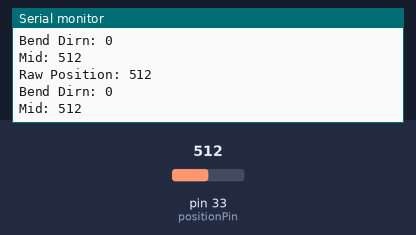
The sketch below on a simulated Teensy 4. Shown: the last lines printed to the serial monitor. The inputs (shaded band) are chosen by the test bench; at power-on: pin 33 (positionPin) = 512.

Above: at 1.2 s.
1.3 s: pin 33 (positionPin) set to 716
At 1.81 s:
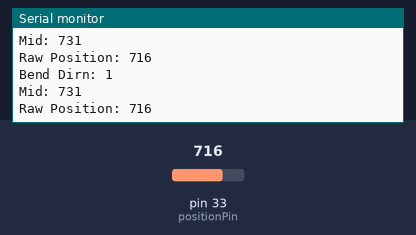
2.8 s: pin 33 (positionPin) set to 900
At 2.82 s:
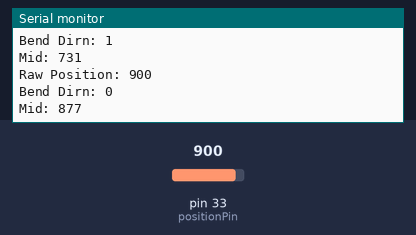
Timing chart, 0 to 5.8 s (numbered marks = the images above; inputs shaded):
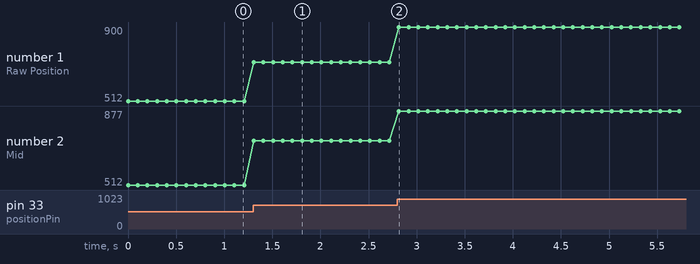

Measured:
- after the input at 1.3 s, the serial monitor: prints a new line at once (image 1)
- after the input at 2.8 s, the serial monitor: prints a new line at once (image 2)
- plotted number 1: 512 → 716 after the input at 1.3 s, 716 → 900 after the input at 2.8 s
- plotted number 2: 512 → 731 after the input at 1.3 s, 731 → 877 after the input at 2.8 s

The sketch:

gliss_test.ino
```cpp
const int positionPin = 33;
const int channel = 1;
const int noteMin = 36;
const int noteMax = 48;

const int pitchBendMin = 6144;
const int pitchBendDefault = 8192;
const int pitchBendMax = 10240;
const int positionMax = 1023;
const int positionMin = 0;
const int notePositions[15] = {0, 73, 146, 219, 292, 365, 438, 512, 585, 658, 731, 804, 877, 950, 1023};
const float positionStep = 1023/28.0;
//[73, 146, 219, 292, 365, 438, 512, 585, 658, 731, 804, 877, 950, 1023]
//[37, 110, 183, 256, 329, 402, 475, 548, 621, 694, 767, 840, 913, 986]

bool bendUp = false;
int rawPosition = 0;
int bend = pitchBendDefault;
int prevNote = 0;
int note = 0;

void setup() {
  Serial.begin(9600);
}

void loop() {
  rawPosition = analogRead(positionPin);
  note = map(rawPosition, positionMin, positionMax, noteMin, noteMax);
  if (note != prevNote) {
    usbMIDI.sendNoteOff(prevNote, 0, channel);
    usbMIDI.sendNoteOn(note, 127, channel);
  }
  int ceilThing = round(ceil(rawPosition/positionStep)*positionStep);
  int floorThing = round(floor(rawPosition/positionStep)*positionStep);
  Serial.print("Raw Position: "); Serial.println(rawPosition);
  //Serial.print("Ceil: "); Serial.println(ceilThing);
  Serial.print("Bend Dirn: "); Serial.println(isBendDown(ceilThing));
  // up by num - [ceil(num/40)*40 - 40]
  // down by [floor(num/40)*40 + 40] - num
  int mid = 0;
  if (isBendDown(ceilThing)) {
    mid = ceilThing;
  } else {
    mid = floorThing;
  }
  Serial.print("Mid: "); Serial.println(mid);
  bend = map(rawPosition, round(mid - positionStep), round(mid + positionStep), pitchBendMin, pitchBendMax);
  usbMIDI.sendPitchBend(bend, channel);
  delay(100);
}

bool isBendDown(int pos) {
  for (int i = 0; i < 15; i++) {
    if (notePositions[i] == pos) {
      return true;
    }
  }
  return false;
}
```
